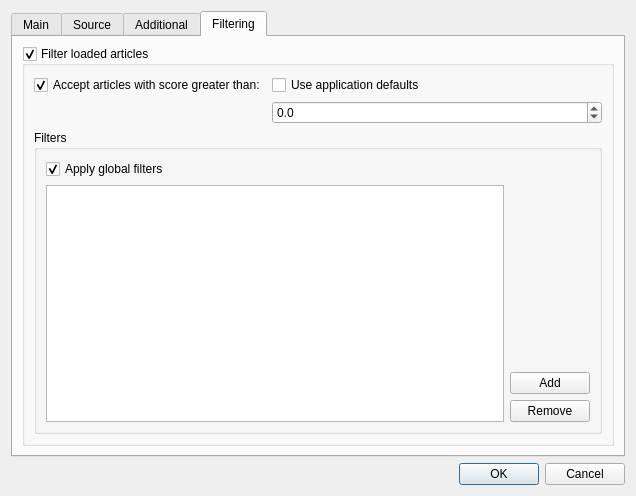
<?xml version="1.0" encoding="UTF-8"?>
<ui version="4.0">
 <class>DlgSourceEdit</class>
 <widget class="QDialog" name="DlgSourceEdit">
  <property name="geometry">
   <rect>
    <x>0</x>
    <y>0</y>
    <width>636</width>
    <height>496</height>
   </rect>
  </property>
  <property name="windowTitle">
   <string>Dialog</string>
  </property>
  <layout class="QVBoxLayout" name="verticalLayout">
   <item>
    <widget class="QTabWidget" name="tabWidget">
     <property name="currentIndex">
      <number>3</number>
     </property>
     <widget class="QWidget" name="tab">
      <attribute name="title">
       <string>Main</string>
      </attribute>
      <layout class="QVBoxLayout" name="verticalLayout_2">
       <item>
        <layout class="QVBoxLayout" name="l_main_opt"/>
       </item>
      </layout>
     </widget>
     <widget class="QWidget" name="tab_2">
      <attribute name="title">
       <string>Source</string>
      </attribute>
      <layout class="QVBoxLayout" name="verticalLayout_3">
       <item>
        <layout class="QVBoxLayout" name="l_src_opt"/>
       </item>
      </layout>
     </widget>
     <widget class="QWidget" name="tab_3">
      <attribute name="title">
       <string>Additional</string>
      </attribute>
      <layout class="QVBoxLayout" name="verticalLayout_4" stretch="0,1">
       <item>
        <widget class="QGroupBox" name="groupBox">
         <property name="sizePolicy">
          <sizepolicy hsizetype="Expanding" vsizetype="Expanding">
           <horstretch>0</horstretch>
           <verstretch>0</verstretch>
          </sizepolicy>
         </property>
         <property name="title">
          <string>Loadin options:</string>
         </property>
         <layout class="QFormLayout" name="formLayout_3">
          <property name="fieldGrowthPolicy">
           <enum>QFormLayout::AllNonFixedFieldsGrow</enum>
          </property>
          <item row="0" column="0">
           <widget class="QLabel" name="label_2">
            <property name="text">
             <string>Update interval:</string>
            </property>
           </widget>
          </item>
          <item row="0" column="1">
           <widget class="QSpinBox" name="e_interval">
            <property name="suffix">
             <string> min</string>
            </property>
            <property name="maximum">
             <number>50000</number>
            </property>
            <property name="singleStep">
             <number>5</number>
            </property>
           </widget>
          </item>
          <item row="1" column="0">
           <widget class="QLabel" name="label">
            <property name="locale">
             <locale language="C" country="AnyCountry"/>
            </property>
            <property name="text">
             <string>Max articles to load:</string>
            </property>
           </widget>
          </item>
          <item row="1" column="1">
           <widget class="QSpinBox" name="sb_max_art_load">
            <property name="toolTip">
             <string>&lt;html&gt;&lt;head/&gt;&lt;body&gt;&lt;p&gt;(0 for application default; -1 - load all)&lt;/p&gt;&lt;/body&gt;&lt;/html&gt;</string>
            </property>
            <property name="minimum">
             <number>-1</number>
            </property>
            <property name="maximum">
             <number>99999</number>
            </property>
           </widget>
          </item>
          <item row="2" column="0">
           <widget class="QLabel" name="label_3">
            <property name="text">
             <string>Max articles age:</string>
            </property>
           </widget>
          </item>
          <item row="2" column="1">
           <widget class="QSpinBox" name="sb_max_age_load">
            <property name="toolTip">
             <string>(0 for application default; -1 - load all)</string>
            </property>
            <property name="suffix">
             <string> days</string>
            </property>
            <property name="minimum">
             <number>-1</number>
            </property>
            <property name="maximum">
             <number>9999</number>
            </property>
           </widget>
          </item>
         </layout>
        </widget>
       </item>
       <item>
        <widget class="QGroupBox" name="gb_delete_art">
         <property name="title">
          <string>Delete old articles</string>
         </property>
         <property name="checkable">
          <bool>true</bool>
         </property>
         <layout class="QFormLayout" name="formLayout">
          <item row="0" column="0">
           <widget class="QLabel" name="label_4">
            <property name="text">
             <string>Keep only :</string>
            </property>
           </widget>
          </item>
          <item row="0" column="1">
           <widget class="QSpinBox" name="sb_art_keep_num">
            <property name="toolTip">
             <string>(0 for application default; -1 - keep all)</string>
            </property>
            <property name="maximum">
             <number>99999</number>
            </property>
           </widget>
          </item>
          <item row="1" column="0">
           <widget class="QLabel" name="label_5">
            <property name="text">
             <string>Delete older than:</string>
            </property>
           </widget>
          </item>
          <item row="1" column="1">
           <widget class="QSpinBox" name="sb_art_keep_age">
            <property name="toolTip">
             <string>(0 for application default; -1 - keep all)</string>
            </property>
            <property name="suffix">
             <string> days</string>
            </property>
            <property name="maximum">
             <number>9999</number>
            </property>
           </widget>
          </item>
         </layout>
        </widget>
       </item>
      </layout>
     </widget>
     <widget class="QWidget" name="tab_4">
      <attribute name="title">
       <string>Filtering</string>
      </attribute>
      <layout class="QHBoxLayout" name="horizontalLayout">
       <item>
        <widget class="QGroupBox" name="gb_filter_articles">
         <property name="title">
          <string>Filter loaded articles</string>
         </property>
         <property name="checkable">
          <bool>true</bool>
         </property>
         <layout class="QVBoxLayout" name="verticalLayout_6">
          <item>
           <layout class="QFormLayout" name="formLayout_2">
            <item row="0" column="1">
             <layout class="QVBoxLayout" name="verticalLayout_7">
              <item>
               <widget class="QCheckBox" name="cb_filter_score_default">
                <property name="locale">
                 <locale language="C" country="AnyCountry"/>
                </property>
                <property name="text">
                 <string>Use application defaults</string>
                </property>
               </widget>
              </item>
              <item>
               <widget class="QDoubleSpinBox" name="sp_minial_score">
                <property name="decimals">
                 <number>1</number>
                </property>
                <property name="minimum">
                 <double>-100.000000000000000</double>
                </property>
                <property name="maximum">
                 <double>100.000000000000000</double>
                </property>
               </widget>
              </item>
             </layout>
            </item>
            <item row="0" column="0">
             <widget class="QCheckBox" name="cb_filter_score">
              <property name="text">
               <string>Accept articles with score greater than:</string>
              </property>
              <property name="checked">
               <bool>true</bool>
              </property>
             </widget>
            </item>
           </layout>
          </item>
          <item>
           <widget class="QGroupBox" name="groupBox_3">
            <property name="title">
             <string>Filters</string>
            </property>
            <layout class="QVBoxLayout" name="verticalLayout_8">
             <item>
              <widget class="QCheckBox" name="cb_global_filters">
               <property name="text">
                <string>Apply global filters</string>
               </property>
               <property name="checked">
                <bool>true</bool>
               </property>
              </widget>
             </item>
             <item>
              <layout class="QHBoxLayout" name="horizontalLayout_2">
               <item>
                <widget class="QListWidget" name="lv_filters"/>
               </item>
               <item>
                <layout class="QVBoxLayout" name="verticalLayout_5">
                 <item>
                  <spacer name="verticalSpacer">
                   <property name="orientation">
                    <enum>Qt::Vertical</enum>
                   </property>
                   <property name="sizeHint" stdset="0">
                    <size>
                     <width>20</width>
                     <height>40</height>
                    </size>
                   </property>
                  </spacer>
                 </item>
                 <item>
                  <widget class="QPushButton" name="b_add_filter">
                   <property name="locale">
                    <locale language="C" country="AnyCountry"/>
                   </property>
                   <property name="text">
                    <string>Add</string>
                   </property>
                  </widget>
                 </item>
                 <item>
                  <widget class="QPushButton" name="b_remove_filter">
                   <property name="locale">
                    <locale language="C" country="AnyCountry"/>
                   </property>
                   <property name="text">
                    <string>Remove</string>
                   </property>
                  </widget>
                 </item>
                </layout>
               </item>
              </layout>
             </item>
            </layout>
           </widget>
          </item>
         </layout>
        </widget>
       </item>
      </layout>
     </widget>
    </widget>
   </item>
   <item>
    <widget class="QDialogButtonBox" name="buttonBox">
     <property name="orientation">
      <enum>Qt::Horizontal</enum>
     </property>
     <property name="standardButtons">
      <set>QDialogButtonBox::Cancel|QDialogButtonBox::Ok</set>
     </property>
    </widget>
   </item>
  </layout>
 </widget>
 <resources/>
 <connections>
  <connection>
   <sender>buttonBox</sender>
   <signal>accepted()</signal>
   <receiver>DlgSourceEdit</receiver>
   <slot>accept()</slot>
   <hints>
    <hint type="sourcelabel">
     <x>248</x>
     <y>254</y>
    </hint>
    <hint type="destinationlabel">
     <x>157</x>
     <y>274</y>
    </hint>
   </hints>
  </connection>
  <connection>
   <sender>buttonBox</sender>
   <signal>rejected()</signal>
   <receiver>DlgSourceEdit</receiver>
   <slot>reject()</slot>
   <hints>
    <hint type="sourcelabel">
     <x>316</x>
     <y>260</y>
    </hint>
    <hint type="destinationlabel">
     <x>286</x>
     <y>274</y>
    </hint>
   </hints>
  </connection>
  <connection>
   <sender>cb_filter_score_default</sender>
   <signal>toggled(bool)</signal>
   <receiver>sp_minial_score</receiver>
   <slot>setDisabled(bool)</slot>
   <hints>
    <hint type="sourcelabel">
     <x>427</x>
     <y>83</y>
    </hint>
    <hint type="destinationlabel">
     <x>427</x>
     <y>110</y>
    </hint>
   </hints>
  </connection>
 </connections>
</ui>
